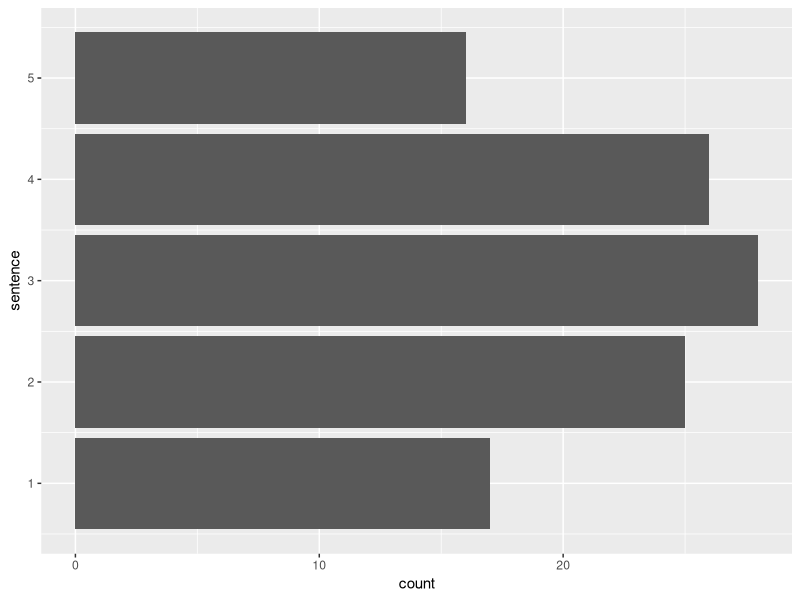

Here is the R script that generated this plot:
#Assignment nr 3

library(tidyverse)

# Q:Create an object that is a string (containing 5 sentences).

# A:
str_obj <- c("This is a string.",
             "It contains 5 senteences.",
             "I wish I could write longer.",
             "However I don't have time.",
             "Sorry about that")

# Q: How many characters and words does it contain (i.e., the entire document)?

# A: 
str_length(str_obj) -> char_str_obj
sum(char_str_obj) #getting the amount of characthers used

str_obj_df <- tibble(sentence = 1:5, text = str_obj) #Defining tibble to count words

str_obj_df$text %>%
  str_count("\\w+") -> wrd_df #This right here calculates the words 

sum(wrd_df) #These are all the words. 


# Q:Which command did you use to calculate the number of characters/words?

# A: For charachters I used the sum of the str_length command and the words I created a tibble df and summed it. 

# Q: How many characters does each of the sentences have? Provide the code.

# A: It is also given by the list

str_length(str_obj) -> str_data

str_data

#Q: Plot the number of characters for each of the 5 sentences using ggplot package.

#A: Here is the end result

str_obj_df %>%
  mutate(count = str_length(text)) %>%  
  ggplot(aes(x = sentence, y = count)) +
  geom_col() +
  coord_flip()



#Part B.

# 1. Using rtweet package, retrieve tweets that contain #climatestrike.
# 2. Save the data in a JSON file.
# 3. How many observations are in your data?
# 4. What is the location from which the largest number of tweets has been posted?
# 5. How many observations contain the word “crisis”? Provide the code.
# 6. Split the data into tokens with unnest_tokens.
# 7. Remove the stop words. Provide the code.
# 8. Customize the list of stop words that the output makes sense to you.
# 9. Plot a histogram of 10 most frequent words used in tweets. Describe what you see.
# 10. Apply stemming to your data and build a histogram of the most frequent words. What do you see?
# 11. Remove number from the data. Describe what you see.